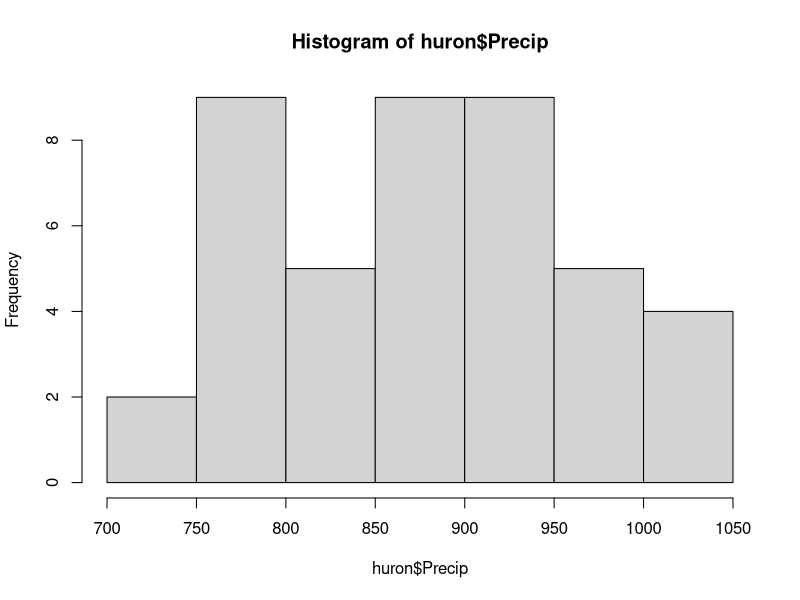
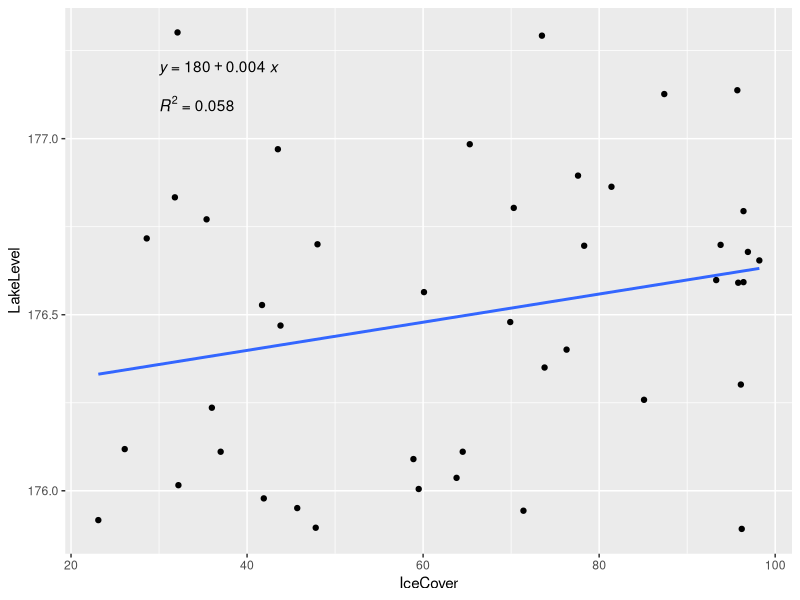

Generate these figures, in order, with R:
library(ggplot2)
library(ggpubr)
library(rstudioapi)

setwd(dirname(getActiveDocumentContext()$path))

huron <- read.csv("./huron_icecover_precip_offset.csv", sep=";")

hist(huron$Precip)

ggplot(huron, aes(x=IceCover, y=LakeLevel)) +
  geom_point() +
  geom_smooth(method='lm', se=FALSE) +
  stat_regline_equation(label.x = 30, label.y = 177.2) +
  stat_cor(aes(label=..rr.label..), label.x=30, label.y=177.1)
